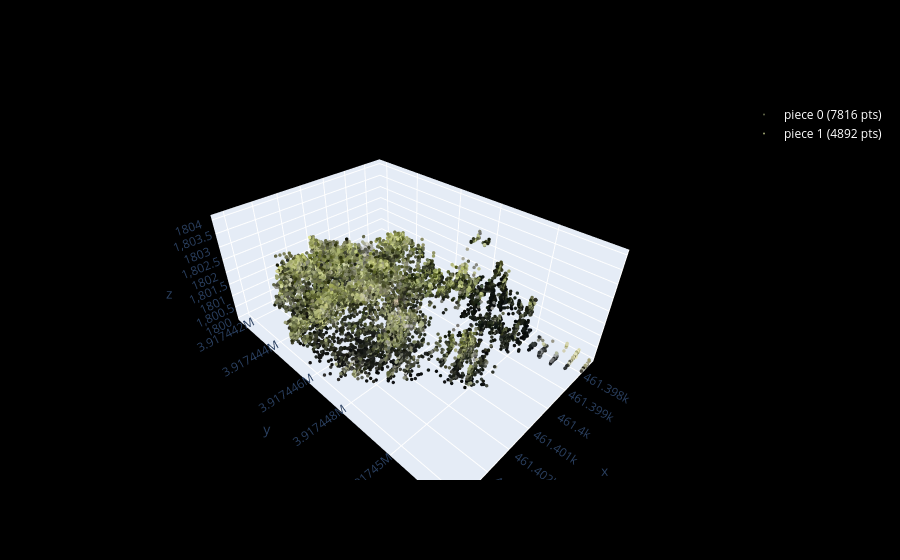

Notebook code cell kept with this figure:
### Code cell
# look at the two halves
new_clusters
visualize_pointcloud( new_clusters )

### Figure 1 — Plotly figure (JSON) as saved in the notebook; plotly's stock layout.template omitted (floating-point values rounded to 4 significant figures; data arrays with more than 128 entries replaced by an {"elided": "..."} marker saying what was removed)
{"data": [{"marker": {"color": {"elided": "7816 str values"}, "size": 2}, "mode": "markers", "name": "piece 0 (7816 pts)", "type": "scatter3d", "x": {"elided": "7816 float values"}, "y": {"elided": "7816 float values"}, "z": {"elided": "7816 float values"}}, {"marker": {"color": {"elided": "4892 str values"}, "size": 2}, "mode": "markers", "name": "piece 1 (4892 pts)", "type": "scatter3d", "x": {"elided": "4892 float values"}, "y": {"elided": "4892 float values"}, "z": {"elided": "4892 float values"}}], "layout": {"legend": {"font": {"color": "white"}}, "paper_bgcolor": "black", "scene": {"aspectmode": "data", "bgcolor": "black"}}}
